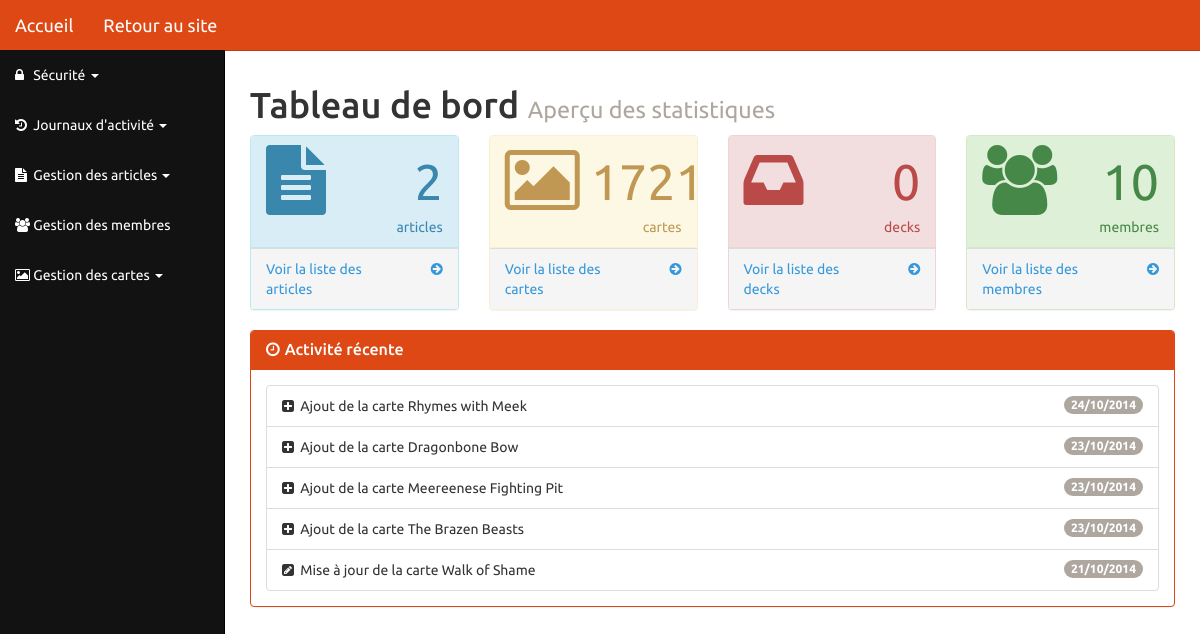
/php/backend/index.php (signed in), run on the app's committed database.
### tables this page shows
CREATE TABLE IF NOT EXISTS `log_log` (
  `LogID` int(11) NOT NULL AUTO_INCREMENT,
  `Membre` int(11) NOT NULL,
  `Creation` datetime NOT NULL,
  `Action` varchar(255) NOT NULL,
  `Rubrique` int(11) NOT NULL,
  PRIMARY KEY (`LogID`),
  KEY `fk_log_rubrique` (`Rubrique`),
  KEY `fk_log_membre` (`Membre`)
);

### php/backend/index.php (the view, shortened to what this page needs)
<?php
	require_once('../../Layouts/admin/menuAdmin.php');
	$db = connectDB();
?>
<div id="page-wrapper">
	<div class="row">
		<div class="col-lg-12">
			<h1>Tableau de bord <small>Aper&ccedil;u des statistiques</small></h1>
		</div>
	</div>
	<div class="row">
		<div class="col-lg-3">
			<div class="panel panel-info">
				<div class="panel-heading">
					<div class="row">
						<div class="col-xs-6">
							<i class="fa fa-file-text fa-5x"></i>
						</div>
						<div class="col-xs-6 text-right">
							<?php
							$sqlArticle = "SELECT ArticleID from article_article";
							$reqArticle = $db->query($sqlArticle);
							$countArticle = $reqArticle->rowCount();
							?>
							<p class="announcement-heading">
								<? echo $countArticle;?>
							</p>
							<p class="announcement-text">articles</p>
						</div>
					</div>
				</div>
				<div class="panel-footer announcement-bottom">
					<div class="row">
						<a href="http://letronedeferjce.com/php/frontend/articles.php">
							<div class="col-xs-9">Voir la liste des articles</div>
							<div class="col-xs-3 text-right">
								<i class="fa fa-arrow-circle-right"></i>
							</div>
						</a>
					</div>
				</div>
			</div>
		</div>
		<div class="col-lg-3">
			<div class="panel panel-warning">
				<div class="panel-heading">
					<div class="row">
						<div class="col-xs-5">
							<i class="fa fa-picture-o fa-5x"></i>
						</div>
						<div class="col-xs-7 text-right">
							<?php
							$sqlCarte = "SELECT CarteID from carte_carte";
							$reqCarte = $db->query($sqlCarte);
							$countCarte = $reqCarte->rowCount();
							?>
							<p class="announcement-heading"><? echo $countCarte?></p>
							<p class="announcement-text">cartes</p>
						</div>
					</div>
				</div>
				<div class="panel-footer announcement-bottom">
					<div class="row">
						<a href="./gestionCartes.php">
							<div class="col-xs-9">Voir la liste des cartes</div>
							<div class="col-xs-3 text-right">
								<i class="fa fa-arrow-circle-right"></i>
							</div>
						</a>
					</div>
				</div>
			</div>
		</div>
		<div class="col-lg-3">
			<div class="panel panel-danger">
				<div class="panel-heading">
					<div class="row">
						<div class="col-xs-6">
							<i class="fa fa-inbox fa-5x"></i>
						</div>
						<div class="col-xs-6 text-right">
							<p class="announcement-heading">0</p>
							<p class="announcement-text">decks</p>
						</div>
					</div>
				</div>
				<div class="panel-footer announcement-bottom">
					<div class="row">
						<a href="#">
							<div class="col-xs-9">Voir la liste des decks</div>
							<div class="col-xs-3 text-right">
								<i class="fa fa-arrow-circle-right"></i>
							</div>
						</a>
					</div>
				</div>
			</div>
		</div>
		<div class="col-lg-3">
			<div class="panel panel-success">
				<div class="panel-heading">
					<div class="row">
						<div class="col-xs-6">
							<i class="fa fa-users fa-5x"></i>
						</div>
						<div class="col-xs-6 text-right">
							<?php
							$sqlMembre = "SELECT MembreID from membre_membre";
							$reqMembre = $db->query($sqlMembre);
							$countMembre = $reqMembre->rowCount();
							?>
							<p class="announcement-heading"><?php echo $countMembre ?></p>
							<p class="announcement-text">membres</p>
						</div>
					</div>
				</div>
				<a href="#">
					<div class="panel-footer announcement-bottom">
						<div class="row">
							<a href="#">
								<div class="col-xs-9">Voir la liste des membres</div>
								<div class="col-xs-3 text-right">
									<i class="fa fa-arrow-circle-right"></i>
								</div>
							</a>
						</div>
					</div>
				</a>
			</div>
		</div>
	</div>
	<div class="panel panel-primary">
		<div class="panel-heading">
			<h3 class="panel-title"><i class="fa fa-clock-o"></i> Activité récente</h3>
		</div>
		<div class="panel-body">
			<div class="list-group">
				<?php
				$sqlLog = "SELECT log_log.LogID, Membre, Pseudo, Creation, Action
				FROM log_log RIGHT OUTER JOIN membre_membre ON log_log.Membre = membre_membre.MembreID
				WHERE Membre != 0
				ORDER BY LogID desc
				LIMIT 5";
				$reqLog = $db->query($sqlLog);
				$arrayLog = $reqLog->fetchAll();
				foreach($arrayLog as $cle => $log) {
					$date = date('d/m/Y', strtotime($log['Creation']));
					echo "
					<div class='list-group-item'>
					<span class='badge'>$date</span>".$log['Action']."
					</div>
					";
				}
				?>
			</div>
		</div>
	</div>
</div>
</div>
</body>
</html>

### webroot/css/sb-admin.css (style rules this page uses)
body { margin-top: 50px; }
#page-wrapper { width: 100%; padding: 5px 15px; }
.announcement-heading { font-size: 50px; margin: 0; }
.announcement-text { margin: 0; }
@media (min-width:768px) { #page-wrapper { padding: 15px 25px; } }
@media (min-width:768px) { .list-group { margin-bottom: 0px !important; } }
@media (min-width:768px) { .fa { width: 15px !important; } }

### data on the page
log_log: Creation "24/10/2014", Action "Ajout de la carte Rhymes with Meek"
log_log: Creation "23/10/2014", Action "Ajout de la carte Dragonbone Bow"
log_log: Creation "23/10/2014", Action "Ajout de la carte Meereenese Fighting Pit"
log_log: Creation "23/10/2014", Action "Ajout de la carte The Brazen Beasts"
log_log: Creation "21/10/2014", Action "Mise à jour de la carte Walk of Shame"

### other printed values
$countArticle "2"
$countCarte "1721"
$countMembre "10"
